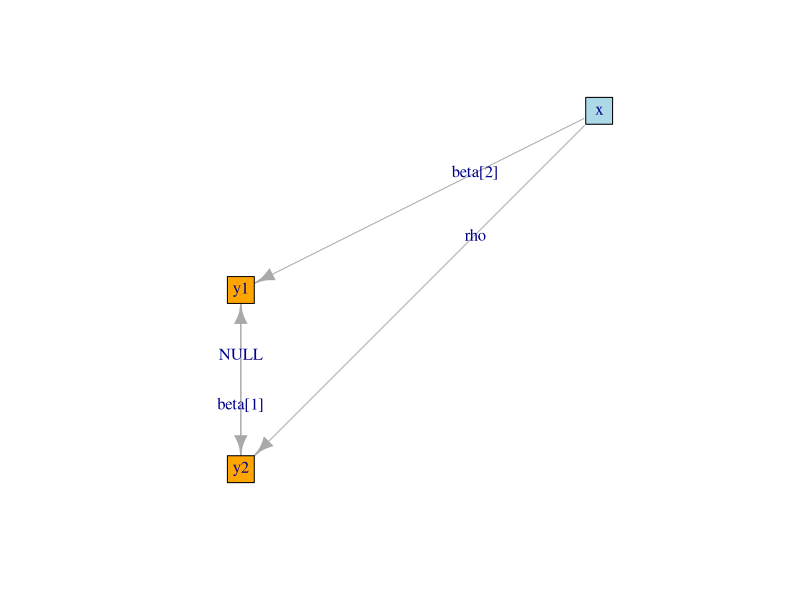

Reproduce this figure in R. (Note: this script raises an error after producing the figure.)
## ----include=FALSE------------------------------------------------------------
knitr::opts_chunk$set(
  collapse = TRUE,
  comment = "#>"
)
mets <- lava:::versioncheck('mets', 1)

## -----------------------------------------------------------------------------
library('lava')
m0 <- lvm(y1+y2 ~ x, y1 ~~ y2)
edgelabels(m0, y1 + y2 ~ x) <- c(expression(beta[1]), expression(beta[2]))
edgelabels(m0, y1 ~ y2) <- expression(rho)
plot(m0, layoutType="circo")

## ----load, results="hide",message=FALSE,warning=FALSE-------------------------
library('lava')

## ----m0-----------------------------------------------------------------------
m0 <- lvm() |>
  covariance(y1 ~ y2, value='r') |>
  regression(y1 + y2 ~ x)

## ----coef---------------------------------------------------------------------
coef(m0, labels=TRUE)

## ----sim----------------------------------------------------------------------
d <- sim(m0, 500, p=c(r=0.9), seed=1)
head(d)

## ----defcens------------------------------------------------------------------
cens1 <- function(threshold,type='right') {
  function(x) {
    x <- unlist(x)
    if (type=='left')
      return( survival::Surv(pmax(x,threshold), x>=threshold, type='left') )
      return ( survival::Surv(pmin(x,threshold), x<=threshold) )
  }
}

m0 <- 
  transform(m0, s1 ~ y1, cens1(-2, 'left')) |>
  transform(s2 ~ y2, cens1(2,  'right'))

## ----sim2---------------------------------------------------------------------
d <- sim(m0, 500, p=c(r=0.9), seed=1)
head(d)

## ----est1---------------------------------------------------------------------
m <- lvm() |>
     regression(y1 + y2 ~ x) |>
     covariance(y1 ~ y2)

e <- estimate(m, data=d)
e

## ----delta--------------------------------------------------------------------
estimate(e, function(p) p['y1~~y2']/(p['y1~~y1']*p['y2~~y2'])^.5)

## ----correlation--------------------------------------------------------------
correlation(e)

## -----------------------------------------------------------------------------
estimate(e, function(p) atanh(p['y1~~y2']/(p['y1~~y1']*p['y2~~y2'])^.5), back.transform=tanh)

## ----constraints--------------------------------------------------------------
m2 <- m |>
    parameter(~ l1 + l2 + z) |>
    variance(~ y1 + y2, value=c('v1','v2')) |>
    covariance(y1 ~ y2, value='c') |>
    constrain(v1 ~ l1, fun=exp) |>
    constrain(v2 ~ l2, fun=exp) |>
    constrain(c ~ z+l1+l2, fun=function(x) tanh(x[1])*sqrt(exp(x[2])*exp(x[3])))

## ----estconstraints-----------------------------------------------------------
e2 <- estimate(m2, d)
e2

## ----deltaconstraints---------------------------------------------------------
estimate(e2, 'z', back.transform=tanh)

## ----constraints2-------------------------------------------------------------
m2 <- lvm() |>
  regression(y1 + y2 ~ x) |>
  covariance(y1 ~ y2, constrain=TRUE, rname='z')

e2 <- estimate(m2, data=d)
e2

## ----e2backtransform----------------------------------------------------------
estimate(e2, 'z', back.transform=tanh)

## ----profileci, cache=TRUE----------------------------------------------------
tanh(confint(e2, 'z', profile=TRUE))

## ----bootstrap, cache=TRUE----------------------------------------------------
set.seed(1)
b <- bootstrap(e2, data=d, R=50, mc.cores=1)
b

## ----cache=TRUE---------------------------------------------------------------
quantile(tanh(b$coef[,'z']), c(.025,.975))

## ----cache=TRUE, eval=mets----------------------------------------------------
m3 <- lvm() |>
  regression(y1 + s2 ~ x) |>
  covariance(y1 ~ s2, constrain=TRUE, rname='z')

e3 <- estimate(m3, d)

## ----eval=mets----------------------------------------------------------------
e3

## ----cache=TRUE, eval=mets----------------------------------------------------
estimate(e3, 'z', back.transform=tanh)

## ----cache=TRUE, eval=mets----------------------------------------------------
m3b <- lvm() |>
  regression(s1 + s2 ~ x) |>
  covariance(s1 ~ s2, constrain=TRUE, rname='z')

e3b <- estimate(m3b, d)
e3b

## ----eval=mets----------------------------------------------------------------
e3b

## ----cache=TRUE, eval=mets----------------------------------------------------
estimate(e3b, 'z', back.transform=tanh)

## ----profilecens, cache=TRUE, eval=mets---------------------------------------
tanh(confint(e3b, 'z', profile=TRUE))

## -----------------------------------------------------------------------------
sessionInfo()

